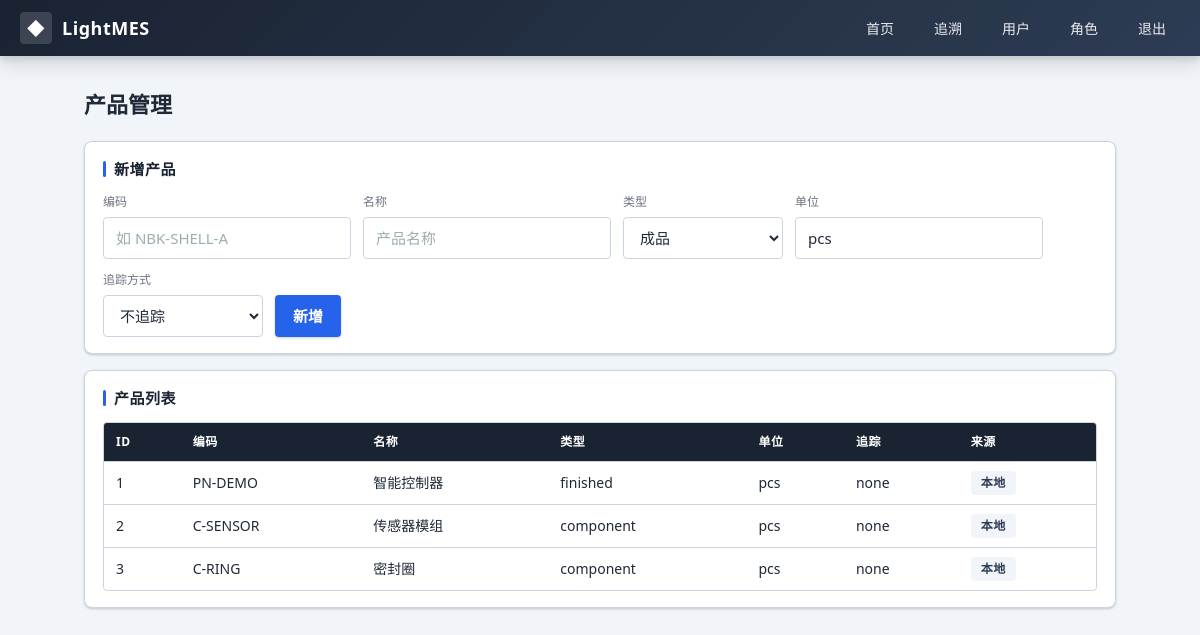
Page /masterdata/products on the committed database.
### src/lightmes/modules/masterdata/models.py (models this page shows)
class Product(Base, TimestampMixin):
    __tablename__ = "products"
    __table_args__ = (
        Index(
            "uq_products_erp_ref", "erp_ref",
            unique=True, postgresql_where=text("erp_ref IS NOT NULL"),
        ),
    )
    id: Mapped[int] = mapped_column(primary_key=True)
    code: Mapped[str] = mapped_column(unique=True, index=True)
    name: Mapped[str] = mapped_column()
    type: Mapped[str] = mapped_column()  # finished/semi/component/consumable
    spec: Mapped[str | None] = mapped_column(default=None)
    unit: Mapped[str] = mapped_column(default="pcs")
    track_mode: Mapped[str] = mapped_column(default="none")  # serial/batch/none
    source: Mapped[str] = mapped_column(default="manual", server_default="manual")
    erp_ref: Mapped[str | None] = mapped_column(index=True, default=None)
    synced_at: Mapped[datetime | None] = mapped_column(DateTime(timezone=True), default=None)

### src/lightmes/modules/masterdata/page_router.py (the view)
@router.get("/masterdata/products", response_class=HTMLResponse)
def products_page(request: Request, db: Session = Depends(get_db)) -> HTMLResponse:
    products = MasterDataService(db).products.list_all()
    return templates.TemplateResponse(
        request, "masterdata/products.html", {"products": products}
    )

### src/lightmes/templates/masterdata/products.html (shortened to what this page needs)
{% extends "base.html" %}
{% block content %}
<h1 class="page-title">产品管理</h1>
<div class="card">
  <div class="card__title">新增产品</div>
  <form class="form-row" hx-post="/masterdata/products" hx-target="#rows" hx-swap="beforeend"
        hx-on::after-request="if(event.detail.successful) this.reset()">
    <div class="field"><label>编码</label><input name="code" placeholder="如 NBK-SHELL-A" required></div>
    <div class="field"><label>名称</label><input name="name" placeholder="产品名称" required></div>
    <div class="field"><label>类型</label>
      <select name="type">
        <option value="finished">成品</option>
      </select>
    </div>
    <div class="field"><label>单位</label><input name="unit" value="pcs"></div>
    <div class="field"><label>追踪方式</label>
      <select name="track_mode">
        <option value="none">不追踪</option>
      </select>
    </div>
    <button type="submit">新增</button>
  </form>
</div>
<div class="card">
  <div class="card__title">产品列表</div>
  <table class="data-table">
    <thead><tr><th>ID</th><th>编码</th><th>名称</th><th>类型</th><th>单位</th><th>追踪</th><th>来源</th></tr></thead>
    <tbody id="rows">
      {% for product in products %}{% include "masterdata/partials/product_row.html" %}{% endfor %}
    </tbody>
  </table>
</div>
{% endblock %}

### src/lightmes/templates/masterdata/partials/product_row.html
<tr>
  <td>{{ product.id }}</td>
  <td>{{ product.code }}</td>
  <td>{{ product.name }}</td>
  <td>{{ product.type }}</td>
  <td>{{ product.unit }}</td>
  <td>{{ product.track_mode }}</td>
  <td>{% if product.source == "erp" %}<span class="badge">ERP</span>{% else %}<span class="badge">本地</span>{% endif %}</td>
</tr>

### src/lightmes/static/css/app.css (style rules this page uses)
:root { --indigo-900: #1a2332; --indigo-800: #243044; --indigo-700: #2d3c54; --indigo-600: #364a66; --indigo-500: #3f5878; --blue-600: #2563eb; --blue-700: #1d4ed8; --ink: #1f2937; --ink-soft: #6b7280; --line: #cbd5e1; --bg: #f1f5f9; --surface: #ffffff; --danger: #dc2626; --danger-bg:#fee2e2; --ok: #059669; --ok-bg: #dcfce7; --warning: #d97706; --warning-bg:#fef3c7; --shadow-1: 0 1px 3px rgba(0,0,0,.12), 0 1px 2px rgba(0,0,0,.08); --shadow-2: 0 4px 6px rgba(0,0,0,.10), 0 10px 20px rgba(0,0,0,.10); --radius: 8px; --radius-sm:4px; }
* { box-sizing: border-box; }
html, body { margin: 0; padding: 0; background: var(--bg); color: var(--ink); font-family: "Segoe UI", "Microsoft YaHei", system-ui, -apple-system, sans-serif; font-size: 15px; line-height: 1.5; }
.page-title { font-size: 22px; font-weight: 700; margin: 4px 0 20px; color: var(--ink); }
.card { background: var(--surface); border-radius: var(--radius); box-shadow: var(--shadow-1); padding: 16px 18px; margin-bottom: 16px; border: 1px solid var(--line); }
.card__title { font-size: 15px; font-weight: 700; margin: 0 0 12px; color: var(--indigo-900); display: flex; align-items: center; gap: 8px; text-transform: uppercase; letter-spacing: .5px; }
.card__title::before { content: ""; width: 3px; height: 16px; border-radius: 2px; background: var(--blue-600); }
.form-row { display: flex; flex-wrap: wrap; gap: 12px; align-items: flex-end; }
.field { display: flex; flex-direction: column; gap: 6px; }
.field label { font-size: 12px; color: var(--ink-soft); font-weight: 500; }
input, select { font: inherit; color: var(--ink); padding: 9px 12px; border: 1px solid var(--line); border-radius: var(--radius-sm); background: #fff; outline: none; transition: border-color .12s, box-shadow .12s; min-width: 160px; }
input::placeholder { color: #9bb0a9; }
.btn, button[type="submit"], button { font: inherit; font-weight: 700; cursor: pointer; border: none; border-radius: var(--radius-sm); padding: 10px 18px; background: var(--blue-600); color: #fff; box-shadow: var(--shadow-1); transition: background .12s, box-shadow .12s, transform .06s; }
.data-table { width: 100%; border-collapse: separate; border-spacing: 0; font-size: 14px; overflow: hidden; border-radius: var(--radius-sm); border: 1px solid var(--line); }
.data-table thead th { background: var(--indigo-900); color: #fff; font-weight: 700; text-align: left; padding: 10px 12px; border-bottom: 1px solid var(--line); white-space: nowrap; text-transform: uppercase; letter-spacing: .5px; font-size: 12px; }
.data-table tbody td { padding: 9px 12px; border-bottom: 1px solid var(--line); }
.data-table tbody tr:last-child td { border-bottom: none; }
.badge { display: inline-block; padding: 3px 10px; border-radius: 4px; font-size: 12px; font-weight: 700; background: var(--bg); color: var(--indigo-700); text-transform: uppercase; letter-spacing: .5px; }

### rows in the picture
Product: id "1", code "PN-DEMO", name "智能控制器", type "finished", unit "pcs", track_mode "none", source "本地"
Product: id "2", code "C-SENSOR", name "传感器模组", type "component", unit "pcs", track_mode "none", source "本地"
Product: id "3", code "C-RING", name "密封圈", type "component", unit "pcs", track_mode "none", source "本地"
